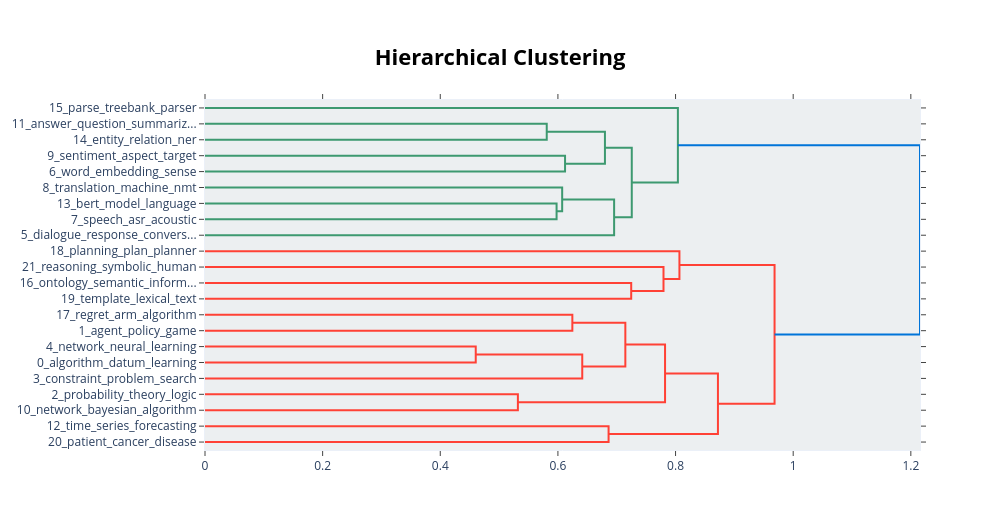

The notebook cell this image was saved under:
### Code cell
topic_model.visualize_hierarchy()

### Figure 1 — Plotly figure (JSON) as saved in the notebook; plotly's stock layout.template omitted (floating-point values rounded to 4 significant figures)
{"data": [{"hoverinfo": "text", "marker": {"color": "rgb(61,153,112)"}, "mode": "lines", "type": "scatter", "x": [0.0, 0.581, 0.581, 0.0], "xaxis": "x", "y": [-15.0, -15.0, -25.0, -25.0], "yaxis": "y"}, {"hoverinfo": "text", "marker": {"color": "rgb(61,153,112)"}, "mode": "lines", "type": "scatter", "x": [0.0, 0.6121, 0.6121, 0.0], "xaxis": "x", "y": [-35.0, -35.0, -45.0, -45.0], "yaxis": "y"}, {"hoverinfo": "text", "marker": {"color": "rgb(61,153,112)"}, "mode": "lines", "type": "scatter", "x": [0.581, 0.68, 0.68, 0.6121], "xaxis": "x", "y": [-20.0, -20.0, -40.0, -40.0], "yaxis": "y"}, {"hoverinfo": "text", "marker": {"color": "rgb(61,153,112)"}, "mode": "lines", "type": "scatter", "x": [0.0, 0.5977, 0.5977, 0.0], "xaxis": "x", "y": [-65.0, -65.0, -75.0, -75.0], "yaxis": "y"}, {"hoverinfo": "text", "marker": {"color": "rgb(61,153,112)"}, "mode": "lines", "type": "scatter", "x": [0.0, 0.6072, 0.6072, 0.5977], "xaxis": "x", "y": [-55.0, -55.0, -70.0, -70.0], "yaxis": "y"}, {"hoverinfo": "text", "marker": {"color": "rgb(61,153,112)"}, "mode": "lines", "type": "scatter", "x": [0.6072, 0.6956, 0.6956, 0.0], "xaxis": "x", "y": [-62.5, -62.5, -85.0, -85.0], "yaxis": "y"}, {"hoverinfo": "text", "marker": {"color": "rgb(61,153,112)"}, "mode": "lines", "type": "scatter", "x": [0.68, 0.7256, 0.7256, 0.6956], "xaxis": "x", "y": [-30.0, -30.0, -73.75, -73.75], "yaxis": "y"}, {"hoverinfo": "text", "marker": {"color": "rgb(61,153,112)"}, "mode": "lines", "type": "scatter", "x": [0.0, 0.804, 0.804, 0.7256], "xaxis": "x", "y": [-5.0, -5.0, -51.88, -51.88], "yaxis": "y"}, {"hoverinfo": "text", "marker": {"color": "rgb(255,65,54)"}, "mode": "lines", "type": "scatter", "x": [0.0, 0.7246, 0.7246, 0.0], "xaxis": "x", "y": [-115.0, -115.0, -125.0, -125.0], "yaxis": "y"}, {"hoverinfo": "text", "marker": {"color": "rgb(255,65,54)"}, "mode": "lines", "type": "scatter", "x": [0.0, 0.7795, 0.7795, 0.7246], "xaxis": "x", "y": [-105.0, -105.0, -120.0, -120.0], "yaxis": "y"}, {"hoverinfo": "text", "marker": {"color": "rgb(255,65,54)"}, "mode": "lines", "type": "scatter", "x": [0.0, 0.8066, 0.8066, 0.7795], "xaxis": "x", "y": [-95.0, -95.0, -112.5, -112.5], "yaxis": "y"}, {"hoverinfo": "text", "marker": {"color": "rgb(255,65,54)"}, "mode": "lines", "type": "scatter", "x": [0.0, 0.6245, 0.6245, 0.0], "xaxis": "x", "y": [-135.0, -135.0, -145.0, -145.0], "yaxis": "y"}, {"hoverinfo": "text", "marker": {"color": "rgb(255,65,54)"}, "mode": "lines", "type": "scatter", "x": [0.0, 0.4603, 0.4603, 0.0], "xaxis": "x", "y": [-155.0, -155.0, -165.0, -165.0], "yaxis": "y"}, {"hoverinfo": "text", "marker": {"color": "rgb(255,65,54)"}, "mode": "lines", "type": "scatter", "x": [0.4603, 0.6414, 0.6414, 0.0], "xaxis": "x", "y": [-160.0, -160.0, -175.0, -175.0], "yaxis": "y"}, {"hoverinfo": "text", "marker": {"color": "rgb(255,65,54)"}, "mode": "lines", "type": "scatter", "x": [0.6245, 0.7146, 0.7146, 0.6414], "xaxis": "x", "y": [-140.0, -140.0, -167.5, -167.5], "yaxis": "y"}, {"hoverinfo": "text", "marker": {"color": "rgb(255,65,54)"}, "mode": "lines", "type": "scatter", "x": [0.0, 0.532, 0.532, 0.0], "xaxis": "x", "y": [-185.0, -185.0, -195.0, -195.0], "yaxis": "y"}, {"hoverinfo": "text", "marker": {"color": "rgb(255,65,54)"}, "mode": "lines", "type": "scatter", "x": [0.7146, 0.7821, 0.7821, 0.532], "xaxis": "x", "y": [-153.8, -153.8, -190.0, -190.0], "yaxis": "y"}, {"hoverinfo": "text", "marker": {"color": "rgb(255,65,54)"}, "mode": "lines", "type": "scatter", "x": [0.0, 0.6861, 0.6861, 0.0], "xaxis": "x", "y": [-205.0, -205.0, -215.0, -215.0], "yaxis": "y"}, {"hoverinfo": "text", "marker": {"color": "rgb(255,65,54)"}, "mode": "lines", "type": "scatter", "x": [0.7821, 0.8721, 0.8721, 0.6861], "xaxis": "x", "y": [-171.9, -171.9, -210.0, -210.0], "yaxis": "y"}, {"hoverinfo": "text", "marker": {"color": "rgb(255,65,54)"}, "mode": "lines", "type": "scatter", "x": [0.8066, 0.9683, 0.9683, 0.8721], "xaxis": "x", "y": [-103.8, -103.8, -190.9, -190.9], "yaxis": "y"}, {"hoverinfo": "text", "marker": {"color": "rgb(0,116,217)"}, "mode": "lines", "type": "scatter", "x": [0.804, 1.216, 1.216, 0.9683], "xaxis": "x", "y": [-28.44, -28.44, -147.3, -147.3], "yaxis": "y"}], "layout": {"autosize": false, "height": 530, "hoverlabel": {"bgcolor": "white", "font": {"family": "Rockwell", "size": 16}}, "hovermode": "closest", "plot_bgcolor": "#ECEFF1", "showlegend": false, "title": {"font": {"color": "Black", "size": 22}, "text": "<b>Hierarchical Clustering</b>", "x": 0.5, "xanchor": "center", "yanchor": "top"}, "width": 1000, "xaxis": {"mirror": "allticks", "rangemode": "tozero", "showgrid": false, "showline": true, "showticklabels": true, "ticks": "outside", "type": "linear", "zeroline": false}, "yaxis": {"mirror": "allticks", "range": [-220, 0], "rangemode": "tozero", "showgrid": false, "showline": true, "showticklabels": true, "tickmode": "array", "ticks": "outside", "ticktext": ["15_parse_treebank_parser", "11_answer_question_summariz...", "14_entity_relation_ner", "9_sentiment_aspect_target", "6_word_embedding_sense", "8_translation_machine_nmt", "13_bert_model_language", "7_speech_asr_acoustic", "5_dialogue_response_convers...", "18_planning_plan_planner", "21_reasoning_symbolic_human", "16_ontology_semantic_inform...", "19_template_lexical_text", "17_regret_arm_algorithm", "1_agent_policy_game", "4_network_neural_learning", "0_algorithm_datum_learning", "3_constraint_problem_search", "2_probability_theory_logic", "10_network_bayesian_algorithm", "12_time_series_forecasting", "20_patient_cancer_disease"], "tickvals": [-5, -15, -25, -35, -45, -55, -65, -75, -85, -95, -105, -115, -125, -135, -145, -155, -165, -175, -185, -195, -205, -215], "type": "linear", "zeroline": false}}}
